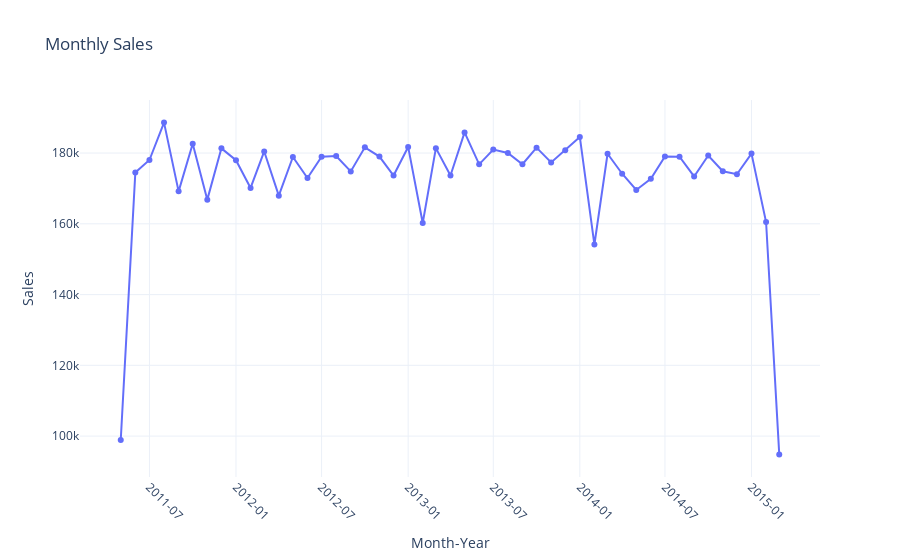

Notebook source saved alongside this figure:
### Code cell
import pandas as pd
import plotly.graph_objects as go
df['month_year'] = df['trans_date'].dt.to_period('M')
monthly_sales = df.groupby('month_year')['tran_amount'].sum()
monthly_sales.index = monthly_sales.index.to_timestamp()
fig = go.Figure()
fig.add_trace(go.Scatter(
    x=monthly_sales.index, 
    y=monthly_sales.values,
    mode='lines+markers',
    name='Sales'
))
fig.update_layout(
    title='Monthly Sales',
    xaxis_title='Month-Year',
    yaxis_title='Sales',
    xaxis=dict(
        tickformat='%Y-%m',
        dtick='M6',
        tickangle=45
    ),
    template='plotly_white'
)
fig.show()
fig.write_html('monthly_plot.html')

### Figure 1 — Plotly figure (JSON) as saved in the notebook; plotly's stock layout.template omitted (floating-point values rounded to 4 significant figures)
{"data": [{"mode": "lines+markers", "name": "Sales", "type": "scatter", "x": ["2011-05-01T00:00:00", "2011-06-01T00:00:00", "2011-07-01T00:00:00", "2011-08-01T00:00:00", "2011-09-01T00:00:00", "2011-10-01T00:00:00", "2011-11-01T00:00:00", "2011-12-01T00:00:00", "2012-01-01T00:00:00", "2012-02-01T00:00:00", "2012-03-01T00:00:00", "2012-04-01T00:00:00", "2012-05-01T00:00:00", "2012-06-01T00:00:00", "2012-07-01T00:00:00", "2012-08-01T00:00:00", "2012-09-01T00:00:00", "2012-10-01T00:00:00", "2012-11-01T00:00:00", "2012-12-01T00:00:00", "2013-01-01T00:00:00", "2013-02-01T00:00:00", "2013-03-01T00:00:00", "2013-04-01T00:00:00", "2013-05-01T00:00:00", "2013-06-01T00:00:00", "2013-07-01T00:00:00", "2013-08-01T00:00:00", "2013-09-01T00:00:00", "2013-10-01T00:00:00", "2013-11-01T00:00:00", "2013-12-01T00:00:00", "2014-01-01T00:00:00", "2014-02-01T00:00:00", "2014-03-01T00:00:00", "2014-04-01T00:00:00", "2014-05-01T00:00:00", "2014-06-01T00:00:00", "2014-07-01T00:00:00", "2014-08-01T00:00:00", "2014-09-01T00:00:00", "2014-10-01T00:00:00", "2014-11-01T00:00:00", "2014-12-01T00:00:00", "2015-01-01T00:00:00", "2015-02-01T00:00:00", "2015-03-01T00:00:00"], "y": [98901, 174527, 178038, 188605, 169173, 182613, 166830, 181326, 177969, 170135, 180453, 167955, 178880, 172933, 178964, 179164, 174813, 181621, 178998, 173657, 181729, 160233, 181389, 173642, 185826, 176813, 180983, 180031, 176830, 181521, 177341, 180802, 184554, 154151, 179804, 174149, 169555, 172741, 179026, 178975, 173385, 179303, 174855, 174010, 179837, 160509, 94829]}], "layout": {"title": {"text": "Monthly Sales"}, "xaxis": {"dtick": "M6", "tickangle": 45, "tickformat": "%Y-%m", "title": {"text": "Month-Year"}}, "yaxis": {"title": {"text": "Sales"}}}}
